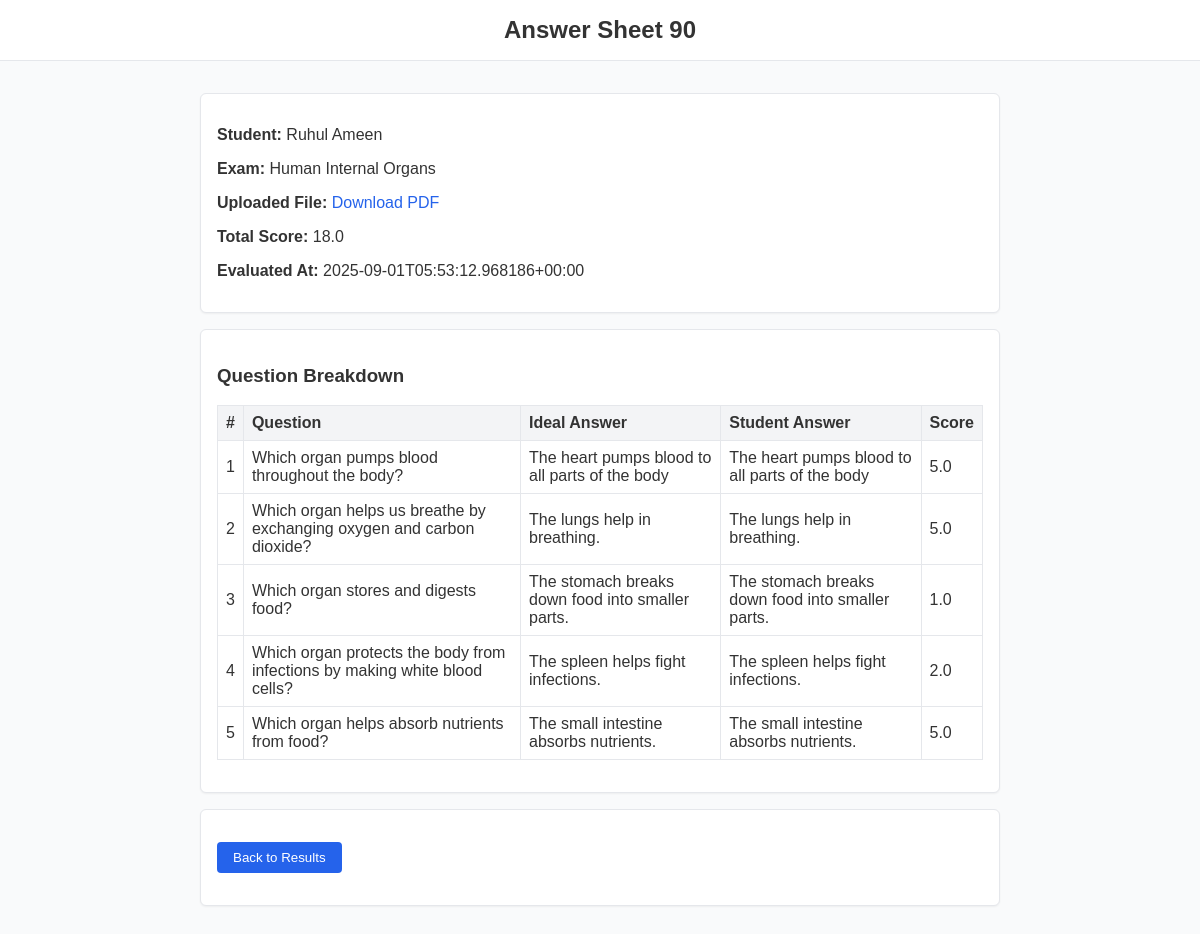
Screenshot of /answer_sheets/90 with the database file from the repository.
### tables this page shows
CREATE TABLE answer_sheets (
            id INTEGER PRIMARY KEY AUTOINCREMENT,
            student_id INTEGER NOT NULL,
            filename TEXT NOT NULL,
            extracted_text TEXT,
            evaluated_at TIMESTAMP,
            total_score REAL,
            FOREIGN KEY(student_id) REFERENCES students(id) ON DELETE CASCADE
        );

CREATE TABLE students (
            id INTEGER PRIMARY KEY AUTOINCREMENT,
            exam_id INTEGER NOT NULL,
            name TEXT NOT NULL,
            FOREIGN KEY(exam_id) REFERENCES exams(id) ON DELETE CASCADE
        );

CREATE TABLE exams (
            id INTEGER PRIMARY KEY AUTOINCREMENT,
            title TEXT NOT NULL,
            subject TEXT NOT NULL,
            instructions TEXT
        );

CREATE TABLE answers (
            id INTEGER PRIMARY KEY AUTOINCREMENT,
            answer_sheet_id INTEGER NOT NULL,
            question_id INTEGER NOT NULL,
            student_answer TEXT,
            score REAL,
            FOREIGN KEY(answer_sheet_id) REFERENCES answer_sheets(id) ON DELETE CASCADE,
            FOREIGN KEY(question_id) REFERENCES questions(id) ON DELETE CASCADE
        );

CREATE TABLE questions (
            id INTEGER PRIMARY KEY AUTOINCREMENT,
            exam_id INTEGER NOT NULL,
            text TEXT NOT NULL,
            ideal_answer TEXT NOT NULL,
            point_value REAL NOT NULL DEFAULT 1.0,
            FOREIGN KEY(exam_id) REFERENCES exams(id) ON DELETE CASCADE
        );

### src/controllers/routers.py (the view)
@router.get("/answer_sheets/{sheet_id}")
async def sheet_detail(request: Request, sheet_id: int):
    conn = get_db_connection()
    cur = conn.cursor()
    cur.execute(
        """
        SELECT answer_sheets.*, students.name AS student_name, exams.title AS exam_title, exams.id AS exam_id
        FROM answer_sheets
        JOIN students ON answer_sheets.student_id = students.id
        JOIN exams ON students.exam_id = exams.id
        WHERE answer_sheets.id = ?
        """,
        (sheet_id,),
    )
    sheet = cur.fetchone()
    if sheet is None:
        conn.close()
        raise HTTPException(status_code=404, detail="Answer sheet not found")
    cur.execute(
        """
        SELECT questions.text AS question_text, questions.ideal_answer, answers.student_answer, answers.score
        FROM answers
        JOIN questions ON answers.question_id = questions.id
        WHERE answers.answer_sheet_id = ?
        ORDER BY questions.id
        """,
        (sheet_id,),
    )
    evaluations = cur.fetchall()
    conn.close()
    return templates.TemplateResponse(
        "sheet_detail.html",
        {
            "request": request,
            "sheet": sheet,
            "evaluations": evaluations,
            "exam_id": sheet["exam_id"],
        },
    )

### templates/sheet_detail.html (shortened to what this page needs)
{% extends "base.html" %}
{% block content %}
<header>Answer Sheet {{ sheet.id }}</header>
<main>
  <div class="card">
    <p><strong>Student:</strong> {{ sheet.student_name }}</p>
    <p><strong>Exam:</strong> {{ sheet.exam_title }}</p>
    <p><strong>Uploaded File:</strong> <a href="/answer_sheets/{{ sheet.id }}/download">Download PDF</a></p>
    <p><strong>Total Score:</strong> {{ sheet.total_score }}</p>
    <p><strong>Evaluated At:</strong> {{ sheet.evaluated_at }}</p>
  </div>
  <div class="card">
    <h3>Question Breakdown</h3>
    {% if evaluations %}
    <table>
      <thead><tr><th>#</th><th>Question</th><th>Ideal Answer</th><th>Student Answer</th><th>Score</th></tr></thead>
      <tbody>
        {% for eval in evaluations %}
        <tr>
          <td>{{ loop.index }}</td>
          <td>{{ eval.question_text }}</td>
          <td>{{ eval.ideal_answer }}</td>
          <td>{{ eval.student_answer }}</td>
          <td>{{ eval.score }}</td>
        </tr>
        {% endfor %}
      </tbody>
    </table>
    {% else %}
    <p>No evaluation details available.</p>
    {% endif %}
  </div>
  <div class="card">
    <p><a href="/exams/{{ exam_id }}/results"><button>Back to Results</button></a></p>
  </div>
</main>
{% endblock %}

### static/style.css (style rules this page uses)
body { font-family: sans-serif; margin: 0; padding: 0; background-color: #f9fafb; color: #333; }
header { background-color: #ffffff; border-bottom: 1px solid #e5e7eb; padding: 1rem; text-align: center; font-size: 1.5rem; font-weight: 600; }
main { max-width: 800px; margin: 2rem auto; padding: 0 1rem; }
table { width: 100%; border-collapse: collapse; margin-bottom: 1rem; }
th, td { padding: 0.5rem; border: 1px solid #e5e7eb; text-align: left; }
th { background-color: #f3f4f6; }
input[type="submit"], button { background-color: #2563eb; color: #ffffff; padding: 0.5rem 1rem; border: none; border-radius: 4px; cursor: pointer; }
a { color: #2563eb; text-decoration: none; }
.card { background-color: #ffffff; border: 1px solid #e5e7eb; border-radius: 6px; padding: 1rem; margin-bottom: 1rem; box-shadow: 0 1px 2px rgba(0, 0, 0, 0.05); }

### rows the page displays
answer_sheets: id "90", total_score "18.0", evaluated_at "2025-09-01T05:53:12.968186+00:00"
students: student_name "Ruhul Ameen"
exams: exam_title "Human Internal Organs"
answers: question_text "Which organ pumps blood throughout the body?", ideal_answer "The heart pumps blood to all parts of the body", student_answer "The heart pumps blood to all parts of the body", score "5.0"
answers: question_text "Which organ helps us breathe by exchanging oxygen and carbon dioxide?", ideal_answer "The lungs help in breathing.", student_answer "The lungs help in breathing.", score "5.0"
answers: question_text "Which organ stores and digests food?", ideal_answer "The stomach breaks down food into smaller parts.", student_answer "The stomach breaks down food into smaller parts.", score "1.0"
answers: question_text "Which organ protects the body from infections by making white blood cells?", ideal_answer "The spleen helps fight infections.", student_answer "The spleen helps fight infections.", score "2.0"
answers: question_text "Which organ helps absorb nutrients from food?", ideal_answer "The small intestine absorbs nutrients.", student_answer "The small intestine absorbs nutrients.", score "5.0"
